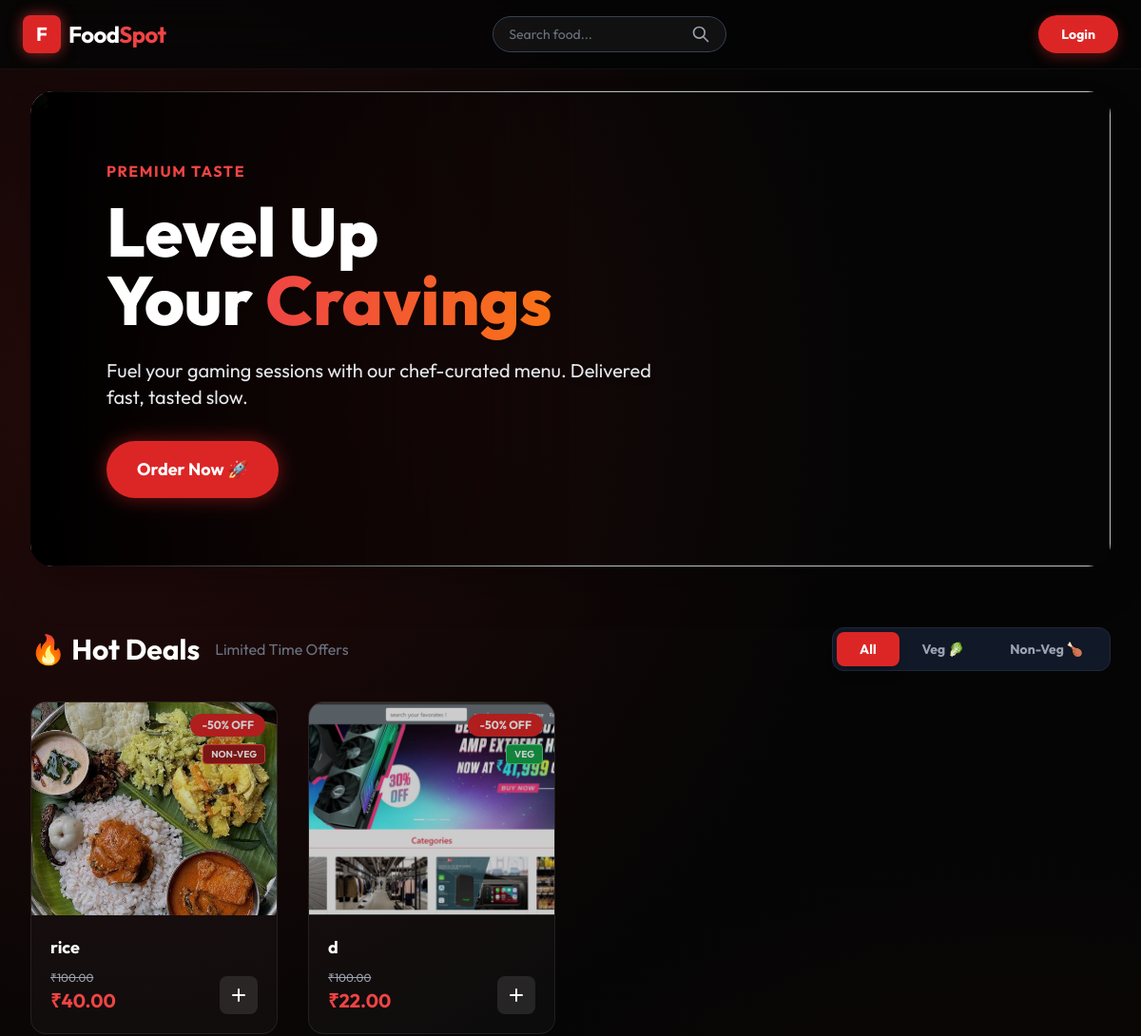
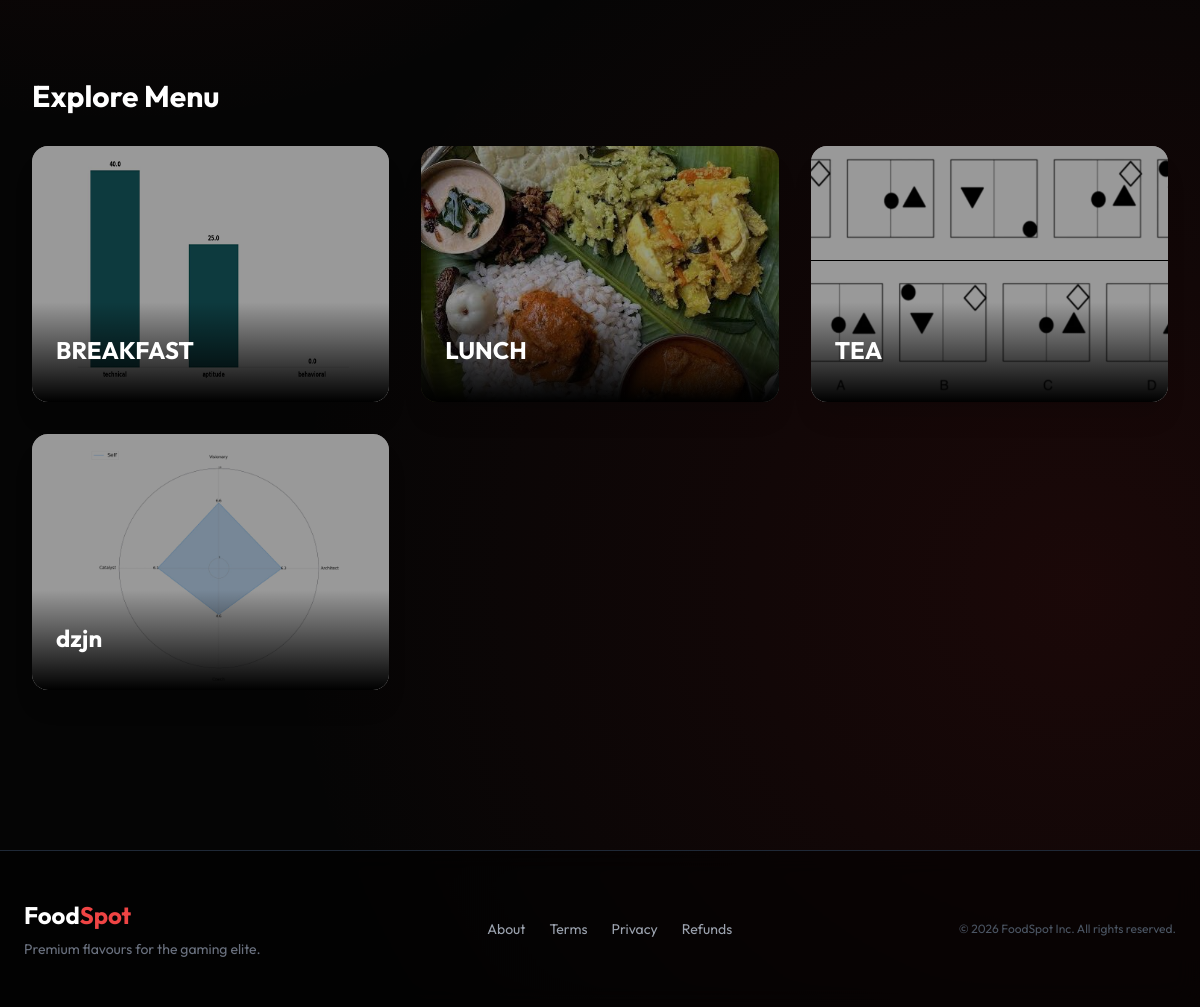
The page /home on the database its author committed (2 pictures, top to bottom).
### menu/models.py (models this page shows, shortened)
class Product(models.Model):
    category = models.ForeignKey(Category, on_delete=models.CASCADE)
    name = models.CharField(max_length=150, null=False, blank=False)
    product_image = models.ImageField(upload_to='images', null=True, blank=True)
    quantity = models.IntegerField(null=False, blank=False, default=0)
    original_price = models.DecimalField(max_digits=10, decimal_places=2, null=False)
    selling_price = models.DecimalField(max_digits=10, decimal_places=2, null=False)
    description = models.TextField(max_length=300, null=False)
    is_veg = models.BooleanField(default=False)

class Category(models.Model):
    name = models.CharField(max_length=200, null=False, blank=False)
    description = models.TextField(max_length=200, null=False, blank=False)
    image = models.ImageField(upload_to='images', null=True)
    status = models.BooleanField(default=False)

### menu/views.py (the view)
# urls.py: path("home", HomeView.as_view(), name="home"),
@method_decorator(never_cache, name="dispatch")
class HomeView(ListView):
    model = Category
    template_name = "menu/index.html"
    context_object_name = "categories"
    def get_context_data(self, **kwargs):
        context = super().get_context_data(**kwargs)
        context['offer_products'] = Product.objects.filter(
            original_price__gt=0,
            selling_price__lte=F('original_price') * 0.5
        )
        return context

### menu/templates/menu/index.html (shortened to what this page needs)
{% extends "menu/base.html" %}
{% block content %}
<div class="relative w-full h-[500px] rounded-3xl overflow-hidden shadow-2xl mb-16 group">
    <div class="absolute inset-0 bg-gradient-to-r from-black via-transparent to-transparent z-10"></div>
    <img src="https://images.unsplash.com/photo-1544025162-d76690b67f66?ixlib=rb-1.2.1&auto=format&fit=crop&w=1950&q=80"
        class="absolute inset-0 w-full h-full object-cover transform group-hover:scale-105 transition duration-[2s] ease-out">
    <div class="absolute inset-0 z-20 flex flex-col justify-center px-10 md:px-20">
        <span class="text-red-500 font-bold tracking-widest uppercase mb-4 animate-pulse">Premium Taste</span>
        <h1 class="text-5xl md:text-7xl font-extrabold text-white leading-tight drop-shadow-lg mb-6">
            Level Up <br> Your <span
                class="text-transparent bg-clip-text bg-gradient-to-r from-red-500 to-orange-500">Cravings</span>
        </h1>
        <p class="text-gray-200 text-lg md:text-xl max-w-xl mb-8 drop-shadow-md">
            Fuel your gaming sessions with our chef-curated menu. Delivered fast, tasted slow.
        </p>
        <a href="#menu-categories"
            class="bg-red-600 text-white px-8 py-4 rounded-full font-bold text-lg w-fit shadow-[0_0_20px_rgba(220,38,38,0.5)] hover:shadow-[0_0_40px_rgba(220,38,38,0.7)] hover:-translate-y-1 transition duration-300">
            Order Now 🚀
        </a>
    </div>
</div>
{% if offer_products %}
<div class="mb-20">
    <div class="flex flex-col md:flex-row items-center justify-between mb-8 gap-4">
        <div class="flex items-center space-x-3">
            <h2 class="text-3xl font-bold text-white flex items-center gap-2">
                🔥 Hot Deals <span class="text-gray-500 text-base font-normal ml-2">Limited Time Offers</span>
            </h2>
        </div>
        <div class="flex bg-gray-900 p-1 rounded-xl border border-gray-800">
            <button onclick="filterProducts('all')" id="btn-all"
                class="px-6 py-2 rounded-lg text-sm font-bold transition-all bg-red-600 text-white shadow-lg">All</button>
            <button onclick="filterProducts('veg')" id="btn-veg"
                class="px-6 py-2 rounded-lg text-sm font-bold text-gray-400 hover:text-white transition-all">Veg
                🥬</button>
            <button onclick="filterProducts('nonveg')" id="btn-nonveg"
                class="px-6 py-2 rounded-lg text-sm font-bold text-gray-400 hover:text-white transition-all">Non-Veg
                🍗</button>
        </div>
    </div>
    <div class="grid grid-cols-1 sm:grid-cols-2 md:grid-cols-4 gap-8 transition-all" id="offer-grid">
        {% for prod in offer_products %}
        <div class="glass rounded-2xl overflow-hidden group relative hover:border-red-500/50 transition duration-300 transform animate-fade-in product-card"
            data-veg="{{ prod.is_veg|yesno:'true,false' }}">
            <div class="absolute top-3 right-3 z-10 flex flex-col gap-2 items-end">
                <div class="bg-red-600 text-white text-xs font-bold px-3 py-1 rounded-full shadow-lg">
                    -50% OFF
                </div>
                {% if prod.is_veg %}
                <div class="bg-green-600 text-white text-[10px] font-bold px-2 py-0.5 rounded border border-green-400">
                    VEG</div>
                {% else %}
                <div class="bg-red-800 text-white text-[10px] font-bold px-2 py-0.5 rounded border border-red-500">
                    NON-VEG</div>
                {% endif %}
            </div>
            <a href="{% url 'product_detail' prod.id %}" class="block overflow-hidden h-56 relative">
                <div class="absolute inset-0 bg-black/20 group-hover:bg-transparent transition z-10"></div>
                {% if prod.product_image %}
                <img src="{{ prod.product_image.url }}"
                    class="w-full h-full object-cover transform group-hover:scale-110 transition duration-500">
                {% else %}
                <div class="w-full h-full bg-gray-800 flex items-center justify-center text-gray-500">No Image</div>
                {% endif %}
            </a>
            <div class="p-5">
                <h3 class="text-lg font-bold text-white truncate mb-1 group-hover:text-red-400 transition">
                    {{ prod.name }}</h3>
                <div class="flex items-end justify-between">
                    <div>
                        <span class="text-xs text-gray-400 line-through">₹{{ prod.original_price }}</span>
                        <div class="text-xl font-bold text-red-500">₹{{ prod.selling_price }}</div>
                    </div>
                    <a href="{% url 'add_to_cart' prod.id %}"
                        class="bg-white/10 hover:bg-red-600 text-white p-2 rounded-lg transition">
                        <svg xmlns="http://www.w3.org/2000/svg" class="h-6 w-6" fill="none" viewBox="0 0 24 24"
                            stroke="currentColor">
                            <path stroke-linecap="round" stroke-linejoin="round" stroke-width="2"
                                d="M12 6v6m0 0v6m0-6h6m-6 0H6" />
                        </svg>
                    </a>
                </div>
            </div>
        </div>
        {% endfor %}
    </div>
</div>
{% endif %}
<div id="menu-categories" class="mb-20">
    <h2 class="text-3xl font-bold mb-8 text-white">Explore Menu</h2>
    <div class="grid grid-cols-1 md:grid-cols-3 gap-8">
        {% for cat in categories %}
        <a href="{% url 'category_detail' cat.id %}" class="group relative rounded-2xl overflow-hidden h-64 shadow-xl">
            <div class="absolute inset-0 bg-black/40 group-hover:bg-black/20 transition z-10"></div>
            <img src="{{ cat.image.url }}"
                class="absolute inset-0 w-full h-full object-cover transform group-hover:scale-110 transition duration-700">
            <div class="absolute bottom-0 left-0 w-full p-6 bg-gradient-to-t from-black to-transparent z-20">
                <h3
                    class="text-2xl font-bold text-white transform translate-y-2 group-hover:translate-y-0 transition duration-300">
                    {{ cat.name }}
                </h3>
            </div>
        </a>
        {% endfor %}
    </div>
</div>
{% endblock %}

### menu/templates/menu/base.html (style rules this page uses)
body { font-family: 'Outfit', sans-serif; background-color: #050505; background-image: radial-gradient(circle at 10% 20%, rgba(220, 38, 38, 0.15) 0%, transparent 40%), radial-gradient(circle at 90% 80%, rgba(220, 38, 38, 0.1) 0%, transparent 40%); color: #fff; overflow-x: hidden; }
.glass { background: rgba(255, 255, 255, 0.03); backdrop-filter: blur(16px); -webkit-backdrop-filter: blur(16px); border: 1px solid rgba(255, 255, 255, 0.08); }

### rows shown on the page
Product: is_veg "NON-VEG", product_image (picture), name "rice", original_price "100.00", selling_price "40.00"
Product: is_veg "VEG", product_image (picture), name "d", original_price "100.00", selling_price "22.00"
Category: image (picture), name "BREAKFAST"
Category: image (picture), name "LUNCH"
Category: image (picture), name "TEA"
Category: image (picture), name "dzjn"
